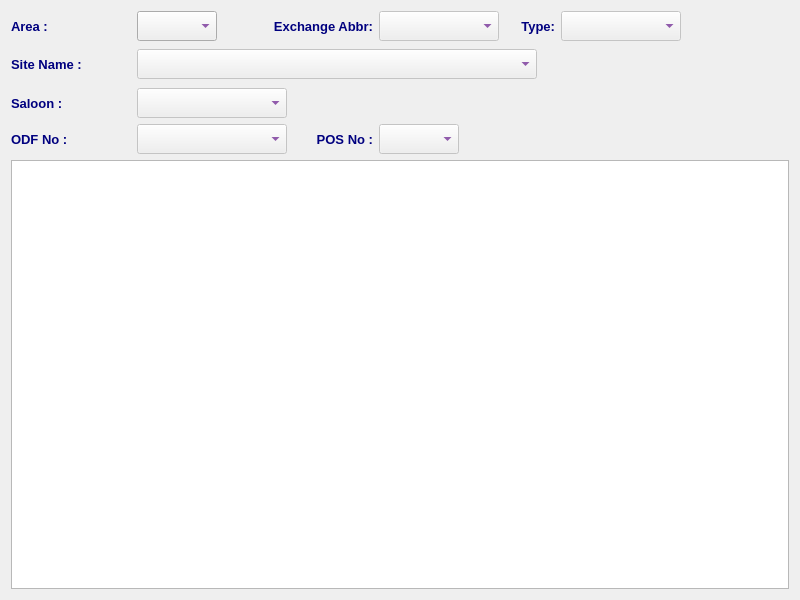
<?xml version="1.0" encoding="UTF-8"?>
<ui version="4.0">
 <class>ODFManagementDialog</class>
 <widget class="QDialog" name="ODFManagementDialog">
  <property name="windowModality">
   <enum>Qt::NonModal</enum>
  </property>
  <property name="geometry">
   <rect>
    <x>0</x>
    <y>0</y>
    <width>800</width>
    <height>600</height>
   </rect>
  </property>
  <property name="minimumSize">
   <size>
    <width>800</width>
    <height>600</height>
   </size>
  </property>
  <property name="font">
   <font>
    <family>Tahoma</family>
    <pointsize>10</pointsize>
   </font>
  </property>
  <property name="windowTitle">
   <string>ODF Management</string>
  </property>
  <property name="windowIcon">
   <iconset resource="../../../../image.qrc">
    <normaloff>:/Image/fiber.png</normaloff>:/Image/fiber.png</iconset>
  </property>
  <layout class="QVBoxLayout" name="verticalLayout_2">
   <item>
    <layout class="QHBoxLayout" name="horizontalLayout_6">
     <item>
      <layout class="QVBoxLayout" name="verticalLayout">
       <item>
        <layout class="QHBoxLayout" name="horizontalLayout_4">
         <item>
          <layout class="QHBoxLayout" name="horizontalLayout">
           <item>
            <widget class="QLabel" name="label">
             <property name="minimumSize">
              <size>
               <width>120</width>
               <height>30</height>
              </size>
             </property>
             <property name="maximumSize">
              <size>
               <width>120</width>
               <height>30</height>
              </size>
             </property>
             <property name="font">
              <font>
               <family>Tahoma</family>
               <pointsize>10</pointsize>
               <weight>75</weight>
               <bold>true</bold>
              </font>
             </property>
             <property name="styleSheet">
              <string notr="true">color: rgb(0, 0, 127);</string>
             </property>
             <property name="text">
              <string>Area :</string>
             </property>
             <property name="alignment">
              <set>Qt::AlignLeading|Qt::AlignLeft|Qt::AlignVCenter</set>
             </property>
            </widget>
           </item>
           <item>
            <widget class="QComboBox" name="areaCB">
             <property name="minimumSize">
              <size>
               <width>80</width>
               <height>30</height>
              </size>
             </property>
             <property name="maximumSize">
              <size>
               <width>80</width>
               <height>30</height>
              </size>
             </property>
             <property name="font">
              <font>
               <family>Tahoma</family>
               <pointsize>10</pointsize>
               <weight>75</weight>
               <bold>true</bold>
              </font>
             </property>
             <property name="styleSheet">
              <string notr="true">color: rgb(85, 0, 127);</string>
             </property>
            </widget>
           </item>
          </layout>
         </item>
         <item>
          <layout class="QHBoxLayout" name="horizontalLayout_2">
           <item>
            <widget class="QLabel" name="label_2">
             <property name="minimumSize">
              <size>
               <width>150</width>
               <height>30</height>
              </size>
             </property>
             <property name="maximumSize">
              <size>
               <width>150</width>
               <height>30</height>
              </size>
             </property>
             <property name="font">
              <font>
               <family>Tahoma</family>
               <pointsize>10</pointsize>
               <weight>75</weight>
               <bold>true</bold>
              </font>
             </property>
             <property name="styleSheet">
              <string notr="true">color: rgb(0, 0, 127);</string>
             </property>
             <property name="text">
              <string>Exchange Abbr:</string>
             </property>
             <property name="alignment">
              <set>Qt::AlignRight|Qt::AlignTrailing|Qt::AlignVCenter</set>
             </property>
            </widget>
           </item>
           <item>
            <widget class="QComboBox" name="abbrCB">
             <property name="enabled">
              <bool>false</bool>
             </property>
             <property name="minimumSize">
              <size>
               <width>120</width>
               <height>30</height>
              </size>
             </property>
             <property name="maximumSize">
              <size>
               <width>120</width>
               <height>30</height>
              </size>
             </property>
             <property name="font">
              <font>
               <family>Tahoma</family>
               <pointsize>10</pointsize>
               <weight>75</weight>
               <bold>true</bold>
              </font>
             </property>
             <property name="styleSheet">
              <string notr="true">color: rgb(85, 0, 127);</string>
             </property>
            </widget>
           </item>
          </layout>
         </item>
         <item>
          <layout class="QHBoxLayout" name="horizontalLayout_3">
           <item>
            <widget class="QLabel" name="label_3">
             <property name="minimumSize">
              <size>
               <width>50</width>
               <height>30</height>
              </size>
             </property>
             <property name="maximumSize">
              <size>
               <width>60</width>
               <height>30</height>
              </size>
             </property>
             <property name="font">
              <font>
               <family>Tahoma</family>
               <pointsize>10</pointsize>
               <weight>75</weight>
               <bold>true</bold>
              </font>
             </property>
             <property name="styleSheet">
              <string notr="true">color: rgb(0, 0, 127);</string>
             </property>
             <property name="text">
              <string>Type:</string>
             </property>
             <property name="alignment">
              <set>Qt::AlignRight|Qt::AlignTrailing|Qt::AlignVCenter</set>
             </property>
            </widget>
           </item>
           <item>
            <widget class="QComboBox" name="typeCB">
             <property name="enabled">
              <bool>false</bool>
             </property>
             <property name="minimumSize">
              <size>
               <width>120</width>
               <height>30</height>
              </size>
             </property>
             <property name="maximumSize">
              <size>
               <width>120</width>
               <height>30</height>
              </size>
             </property>
             <property name="font">
              <font>
               <family>Tahoma</family>
               <pointsize>10</pointsize>
               <weight>75</weight>
               <bold>true</bold>
              </font>
             </property>
             <property name="styleSheet">
              <string notr="true">color: rgb(85, 0, 127);</string>
             </property>
            </widget>
           </item>
           <item>
            <spacer name="horizontalSpacer_2">
             <property name="font">
              <font>
               <family>Tahoma</family>
               <pointsize>10</pointsize>
              </font>
             </property>
             <property name="orientation">
              <enum>Qt::Horizontal</enum>
             </property>
             <property name="sizeHint" stdset="0">
              <size>
               <width>40</width>
               <height>20</height>
              </size>
             </property>
            </spacer>
           </item>
          </layout>
         </item>
        </layout>
       </item>
       <item>
        <widget class="QFrame" name="siteFrame">
         <property name="minimumSize">
          <size>
           <width>0</width>
           <height>35</height>
          </size>
         </property>
         <property name="maximumSize">
          <size>
           <width>16777215</width>
           <height>35</height>
          </size>
         </property>
         <property name="font">
          <font>
           <family>Tahoma</family>
           <pointsize>10</pointsize>
          </font>
         </property>
         <property name="frameShape">
          <enum>QFrame::NoFrame</enum>
         </property>
         <property name="frameShadow">
          <enum>QFrame::Plain</enum>
         </property>
         <property name="lineWidth">
          <number>0</number>
         </property>
         <layout class="QHBoxLayout" name="horizontalLayout_7">
          <property name="spacing">
           <number>6</number>
          </property>
          <property name="leftMargin">
           <number>0</number>
          </property>
          <property name="topMargin">
           <number>0</number>
          </property>
          <property name="rightMargin">
           <number>0</number>
          </property>
          <property name="bottomMargin">
           <number>0</number>
          </property>
          <item>
           <layout class="QHBoxLayout" name="horizontalLayout_5">
            <item>
             <widget class="QLabel" name="label_4">
              <property name="minimumSize">
               <size>
                <width>120</width>
                <height>30</height>
               </size>
              </property>
              <property name="maximumSize">
               <size>
                <width>120</width>
                <height>30</height>
               </size>
              </property>
              <property name="font">
               <font>
                <family>Tahoma</family>
                <pointsize>10</pointsize>
                <weight>75</weight>
                <bold>true</bold>
               </font>
              </property>
              <property name="styleSheet">
               <string notr="true">color: rgb(0, 0, 127);</string>
              </property>
              <property name="text">
               <string>Site Name :</string>
              </property>
              <property name="alignment">
               <set>Qt::AlignLeading|Qt::AlignLeft|Qt::AlignVCenter</set>
              </property>
             </widget>
            </item>
            <item>
             <widget class="QComboBox" name="siteCB">
              <property name="enabled">
               <bool>false</bool>
              </property>
              <property name="minimumSize">
               <size>
                <width>400</width>
                <height>30</height>
               </size>
              </property>
              <property name="maximumSize">
               <size>
                <width>400</width>
                <height>30</height>
               </size>
              </property>
              <property name="font">
               <font>
                <family>Tahoma</family>
                <pointsize>10</pointsize>
                <weight>75</weight>
                <bold>true</bold>
               </font>
              </property>
              <property name="styleSheet">
               <string notr="true">color: rgb(85, 0, 127);</string>
              </property>
             </widget>
            </item>
            <item>
             <spacer name="horizontalSpacer_4">
              <property name="font">
               <font>
                <family>Tahoma</family>
                <pointsize>10</pointsize>
               </font>
              </property>
              <property name="orientation">
               <enum>Qt::Horizontal</enum>
              </property>
              <property name="sizeHint" stdset="0">
               <size>
                <width>40</width>
                <height>20</height>
               </size>
              </property>
             </spacer>
            </item>
           </layout>
          </item>
         </layout>
        </widget>
       </item>
       <item>
        <layout class="QHBoxLayout" name="horizontalLayout_10">
         <item>
          <widget class="QLabel" name="label_6">
           <property name="minimumSize">
            <size>
             <width>120</width>
             <height>30</height>
            </size>
           </property>
           <property name="maximumSize">
            <size>
             <width>120</width>
             <height>30</height>
            </size>
           </property>
           <property name="font">
            <font>
             <family>Tahoma</family>
             <pointsize>10</pointsize>
             <weight>75</weight>
             <bold>true</bold>
            </font>
           </property>
           <property name="styleSheet">
            <string notr="true">color: rgb(0, 0, 127);</string>
           </property>
           <property name="text">
            <string>Saloon :</string>
           </property>
           <property name="alignment">
            <set>Qt::AlignLeading|Qt::AlignLeft|Qt::AlignVCenter</set>
           </property>
          </widget>
         </item>
         <item>
          <widget class="QComboBox" name="saloonCB">
           <property name="enabled">
            <bool>false</bool>
           </property>
           <property name="minimumSize">
            <size>
             <width>150</width>
             <height>30</height>
            </size>
           </property>
           <property name="maximumSize">
            <size>
             <width>150</width>
             <height>30</height>
            </size>
           </property>
           <property name="font">
            <font>
             <family>Tahoma</family>
             <pointsize>10</pointsize>
             <weight>75</weight>
             <bold>true</bold>
            </font>
           </property>
           <property name="styleSheet">
            <string notr="true">color: rgb(85, 0, 127);</string>
           </property>
          </widget>
         </item>
         <item>
          <spacer name="horizontalSpacer_5">
           <property name="font">
            <font>
             <family>Tahoma</family>
             <pointsize>10</pointsize>
            </font>
           </property>
           <property name="orientation">
            <enum>Qt::Horizontal</enum>
           </property>
           <property name="sizeHint" stdset="0">
            <size>
             <width>40</width>
             <height>20</height>
            </size>
           </property>
          </spacer>
         </item>
        </layout>
       </item>
       <item>
        <layout class="QHBoxLayout" name="horizontalLayout_11">
         <item>
          <widget class="QLabel" name="label_7">
           <property name="minimumSize">
            <size>
             <width>120</width>
             <height>30</height>
            </size>
           </property>
           <property name="maximumSize">
            <size>
             <width>120</width>
             <height>30</height>
            </size>
           </property>
           <property name="font">
            <font>
             <family>Tahoma</family>
             <pointsize>10</pointsize>
             <weight>75</weight>
             <bold>true</bold>
            </font>
           </property>
           <property name="styleSheet">
            <string notr="true">color: rgb(0, 0, 127);</string>
           </property>
           <property name="text">
            <string>ODF No :</string>
           </property>
           <property name="alignment">
            <set>Qt::AlignLeading|Qt::AlignLeft|Qt::AlignVCenter</set>
           </property>
          </widget>
         </item>
         <item>
          <widget class="QComboBox" name="odfCB">
           <property name="enabled">
            <bool>false</bool>
           </property>
           <property name="sizePolicy">
            <sizepolicy hsizetype="Preferred" vsizetype="Preferred">
             <horstretch>0</horstretch>
             <verstretch>0</verstretch>
            </sizepolicy>
           </property>
           <property name="minimumSize">
            <size>
             <width>150</width>
             <height>30</height>
            </size>
           </property>
           <property name="maximumSize">
            <size>
             <width>150</width>
             <height>30</height>
            </size>
           </property>
           <property name="font">
            <font>
             <family>Tahoma</family>
             <pointsize>10</pointsize>
             <weight>75</weight>
             <bold>true</bold>
            </font>
           </property>
           <property name="styleSheet">
            <string notr="true">color: rgb(85, 0, 127);</string>
           </property>
          </widget>
         </item>
         <item>
          <widget class="QLabel" name="label_8">
           <property name="minimumSize">
            <size>
             <width>80</width>
             <height>30</height>
            </size>
           </property>
           <property name="maximumSize">
            <size>
             <width>100</width>
             <height>30</height>
            </size>
           </property>
           <property name="font">
            <font>
             <family>Tahoma</family>
             <pointsize>10</pointsize>
             <weight>75</weight>
             <bold>true</bold>
            </font>
           </property>
           <property name="styleSheet">
            <string notr="true">color: rgb(0, 0, 127);</string>
           </property>
           <property name="text">
            <string>POS No :</string>
           </property>
           <property name="alignment">
            <set>Qt::AlignRight|Qt::AlignTrailing|Qt::AlignVCenter</set>
           </property>
          </widget>
         </item>
         <item>
          <widget class="QComboBox" name="posCB">
           <property name="enabled">
            <bool>false</bool>
           </property>
           <property name="sizePolicy">
            <sizepolicy hsizetype="Preferred" vsizetype="Preferred">
             <horstretch>0</horstretch>
             <verstretch>0</verstretch>
            </sizepolicy>
           </property>
           <property name="minimumSize">
            <size>
             <width>80</width>
             <height>30</height>
            </size>
           </property>
           <property name="maximumSize">
            <size>
             <width>100</width>
             <height>30</height>
            </size>
           </property>
           <property name="font">
            <font>
             <family>Tahoma</family>
             <pointsize>10</pointsize>
             <weight>75</weight>
             <bold>true</bold>
            </font>
           </property>
           <property name="styleSheet">
            <string notr="true">color: rgb(85, 0, 127);</string>
           </property>
          </widget>
         </item>
         <item>
          <widget class="QLabel" name="odfLbl">
           <property name="minimumSize">
            <size>
             <width>200</width>
             <height>30</height>
            </size>
           </property>
           <property name="maximumSize">
            <size>
             <width>500</width>
             <height>30</height>
            </size>
           </property>
           <property name="font">
            <font>
             <family>Tahoma</family>
             <pointsize>10</pointsize>
             <weight>75</weight>
             <bold>true</bold>
            </font>
           </property>
           <property name="styleSheet">
            <string notr="true">color: rgb(85, 0, 127);</string>
           </property>
           <property name="text">
            <string/>
           </property>
           <property name="alignment">
            <set>Qt::AlignLeading|Qt::AlignLeft|Qt::AlignVCenter</set>
           </property>
          </widget>
         </item>
         <item>
          <spacer name="horizontalSpacer_6">
           <property name="font">
            <font>
             <family>Tahoma</family>
             <pointsize>10</pointsize>
            </font>
           </property>
           <property name="orientation">
            <enum>Qt::Horizontal</enum>
           </property>
           <property name="sizeHint" stdset="0">
            <size>
             <width>40</width>
             <height>20</height>
            </size>
           </property>
          </spacer>
         </item>
        </layout>
       </item>
      </layout>
     </item>
     <item>
      <widget class="QLabel" name="pix">
       <property name="minimumSize">
        <size>
         <width>64</width>
         <height>64</height>
        </size>
       </property>
       <property name="maximumSize">
        <size>
         <width>64</width>
         <height>64</height>
        </size>
       </property>
       <property name="font">
        <font>
         <family>Tahoma</family>
         <pointsize>10</pointsize>
        </font>
       </property>
       <property name="text">
        <string/>
       </property>
       <property name="pixmap">
        <pixmap resource="../../../../image.qrc">:/Image/fiber.png</pixmap>
       </property>
      </widget>
     </item>
    </layout>
   </item>
   <item>
    <widget class="QTableView" name="pinTV">
     <property name="font">
      <font>
       <family>Tahoma</family>
       <pointsize>11</pointsize>
       <weight>50</weight>
       <bold>false</bold>
      </font>
     </property>
     <property name="alternatingRowColors">
      <bool>true</bool>
     </property>
     <property name="selectionMode">
      <enum>QAbstractItemView::SingleSelection</enum>
     </property>
     <property name="selectionBehavior">
      <enum>QAbstractItemView::SelectRows</enum>
     </property>
    </widget>
   </item>
  </layout>
  <action name="actionAssignODFPin">
   <property name="icon">
    <iconset resource="../../../../image.qrc">
     <normaloff>:/Image/connection.png</normaloff>:/Image/connection.png</iconset>
   </property>
   <property name="text">
    <string>Assign ODF PIN</string>
   </property>
   <property name="toolTip">
    <string>Assign ODF PIN</string>
   </property>
  </action>
  <action name="actionDepleteODFPin">
   <property name="icon">
    <iconset resource="../../../../image.qrc">
     <normaloff>:/Image/disconnection.png</normaloff>:/Image/disconnection.png</iconset>
   </property>
   <property name="text">
    <string>Deplete ODF PIN</string>
   </property>
   <property name="toolTip">
    <string>Deplete ODF PIN</string>
   </property>
  </action>
  <action name="actionEditODFPin">
   <property name="icon">
    <iconset resource="../../../../image.qrc">
     <normaloff>:/Image/edit.png</normaloff>:/Image/edit.png</iconset>
   </property>
   <property name="text">
    <string>Edit ODF PIN</string>
   </property>
   <property name="toolTip">
    <string>Edit ODF PIN</string>
   </property>
  </action>
 </widget>
 <tabstops>
  <tabstop>areaCB</tabstop>
  <tabstop>abbrCB</tabstop>
  <tabstop>typeCB</tabstop>
  <tabstop>siteCB</tabstop>
  <tabstop>saloonCB</tabstop>
  <tabstop>odfCB</tabstop>
  <tabstop>posCB</tabstop>
  <tabstop>pinTV</tabstop>
 </tabstops>
 <resources>
  <include location="../../../../image.qrc"/>
 </resources>
 <connections/>
</ui>
